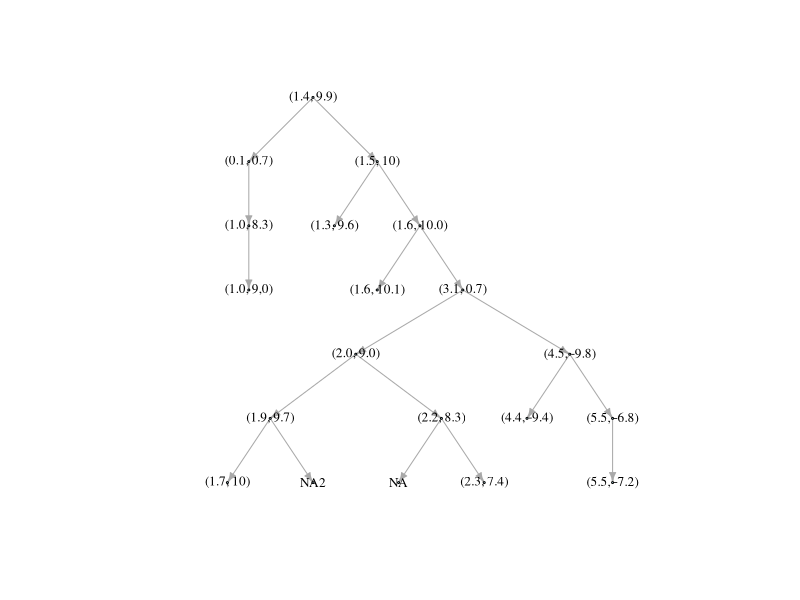

Write the R code that produced this figure.
## ---- chunk 1

#the target value x 
target_x = 1.5
#assume we only conider the a closed neighbor
closed_a = 5
#using x - all the rest of x
rank_raw <- target_x 

x <-

#rank if from teh smallest to the largested
rank <- sort(rank_raw)

#pick the smallest a number of x.
k <- head(rank, closed_a)

#calcuator the average
k_nearst_neighbor <- mean(abs(k + target_x))

#print the value
print(k_nearst_neighbor)


## ---- chunk 2

library(igraph)


edges <- c(
     "(1.4, 9.9)","(0.1, 0.7)",
     
     "(1.4, 9.9)","(1.5, 10)",  # Root 到 Node1 的连接
  
     "(0.1, 0.7)","(1.0, 8.3)",
     
     "(1.0, 8.3)","(1.0, 9,0)",
     
     "(1.5, 10)","(1.3, 9.6)",  # Root 到 Node1 的连接
     
     "(1.5, 10)","(1.6, 10.0)",  # Root 到 Node1 的连接
     
     "(1.6, 10.0)", "(1.6, 10.1)", # Root 到 Node2 的连接

     "(1.6, 10.0)", "(3.1, 0.7)", # Root 到 Node2 的连接
     
  
     "(3.1, 0.7)", "(2.0, 9.0)",  # Root 到 Node2 的连接
  
  "(3.1, 0.7)", "(4.5, -9.8)",  # Root 到 Node2 的连接
  
  "(2.0, 9.0)", "(1.9, 9.7)",  # Root 到 Node2 的连接
  
  "(1.9, 9.7)", "(1.7, 10)",  # Root 到 Node2 的连接
  
  "(1.9, 9.7)", "NA2",  # Root 到 Node2 的连接
  
  
  "(2.0, 9.0)", "(2.2, 8.3)",  # Root 到 Node2 的连接
  
  "(2.2, 8.3)", "NA",  # Root 到 Node2 的连接
  
  "(2.2, 8.3)", "(2.3, 7.4)",  # Root 到 Node2 的连接
  

  "(4.5, -9.8)", "(4.4, -9.4)", # Root 到 Node2 的连接
  
  "(4.5, -9.8)", "(5.5, -6.8)", # Root 到 Node2 的连接
  
  "(5.5, -6.8)", "(5.5, -7.2)"
)





#"b", "Leaf1", # Node1 到 Leaf1 的连接
#  "b", "Leaf2", # Node1 到 Leaf2 的连接


# 创建图
tree <- graph_from_edgelist(matrix(edges, ncol = 2, byrow = TRUE), directed = TRUE)

# 绘制图
plot(tree, 
     vertex.size = 0,                 # 节点大小
     vertex.label.cex = 0.8,           # 标签文字大小
     vertex.label.color = "black",     # 标签文字颜色
     vertex.color = "lightblue",       # 节点颜色
     edge.arrow.size = 0.5,            # 边箭头大小
     layout = layout_as_tree(tree, root = 1, flip.y = TRUE))  # 树状图布局



